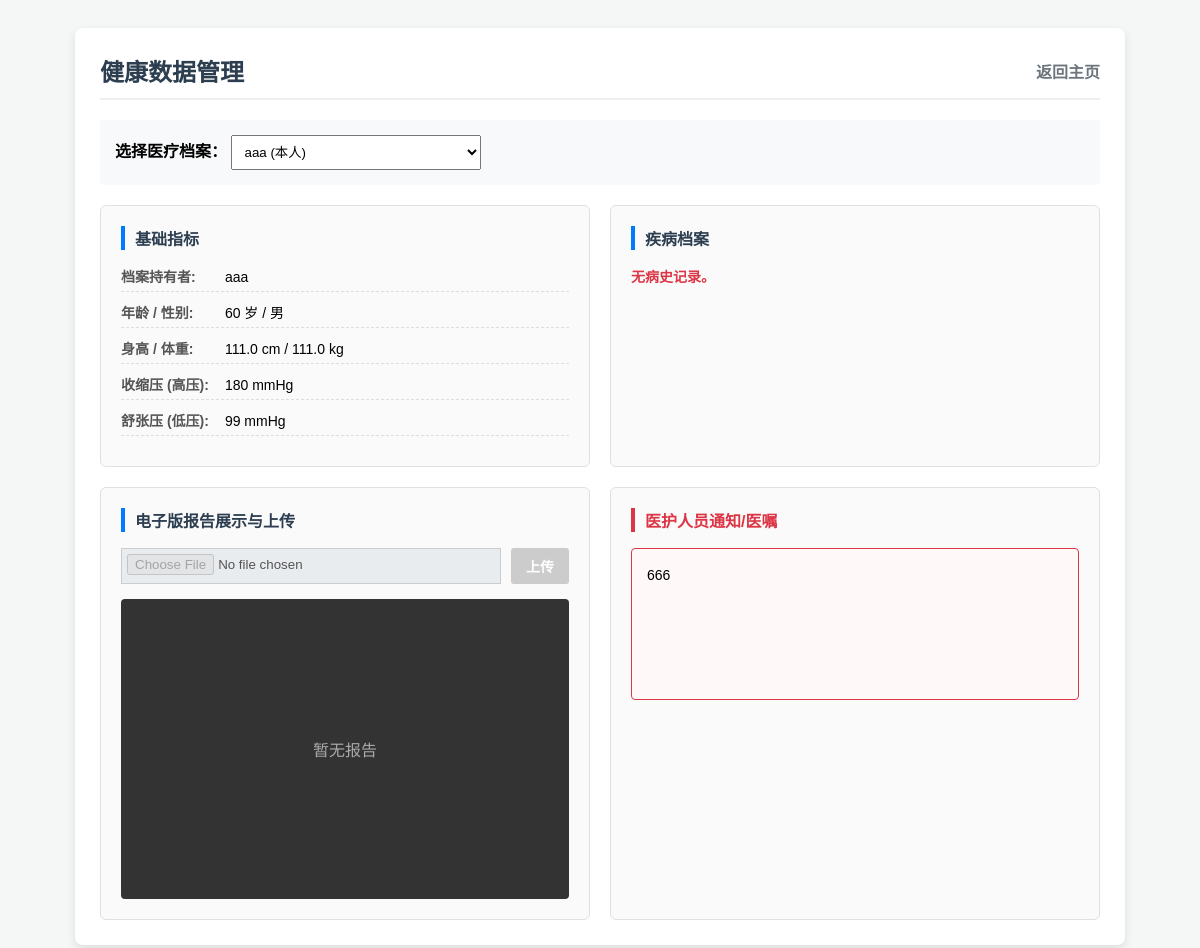
Screenshot of /user_health_data (signed in) with the database file from the repository.
### models.py (models this page shows, shortened)
class FamilyMember(db.Model):
    id = db.Column(db.Integer, primary_key=True)
    user_id = db.Column(db.Integer, db.ForeignKey('user.id'), nullable=False)
    name = db.Column(db.String(50), nullable=False)
    relation = db.Column(db.String(20), nullable=False)
    gender = db.Column(db.String(10), nullable=False)
    phone = db.Column(db.String(20), nullable=True)
    age = db.Column(db.Integer, nullable=True)
    province = db.Column(db.String(50), nullable=True)
    city = db.Column(db.String(50), nullable=True)
    community = db.Column(db.String(100), nullable=True)
    address = db.Column(db.String(200), nullable=True)
    height = db.Column(db.Float, nullable=True)
    weight = db.Column(db.Float, nullable=True)
    blood_pressure_systolic = db.Column(db.Integer, nullable=True)
    blood_pressure_diastolic = db.Column(db.Integer, nullable=True)
    disease_info = db.Column(db.Text, nullable=True)
    is_public_health_risk = db.Column(db.Boolean, default=False)
    admin_advice = db.Column(db.Text, nullable=True)
    medical_reports = db.relationship('MedicalReport', backref='member', lazy=True, cascade="all, delete-orphan")

class User(db.Model):
    id = db.Column(db.Integer, primary_key=True)
    phone = db.Column(db.String(20), unique=True, nullable=False)
    password_hash = db.Column(db.String(128), nullable=False)
    name = db.Column(db.String(50), nullable=True)
    gender = db.Column(db.String(10), nullable=True)
    province = db.Column(db.String(50), nullable=True)
    city = db.Column(db.String(50), nullable=True)
    community = db.Column(db.String(100), nullable=True)
    address = db.Column(db.String(200), nullable=True)
    height = db.Column(db.Float, nullable=True)
    weight = db.Column(db.Float, nullable=True)
    blood_type = db.Column(db.String(10), nullable=True)
    is_info_complete = db.Column(db.Boolean, default=False)
    is_frozen = db.Column(db.Boolean, default=False)
    frozen_by_name = db.Column(db.String(50), nullable=True)
    frozen_by_role = db.Column(db.String(20), nullable=True)
    is_locked = db.Column(db.Boolean, default=False)
    locked_by_name = db.Column(db.String(50), nullable=True)
    locked_by_role = db.Column(db.String(20), nullable=True)
    family_members = db.relationship('FamilyMember', backref='user', lazy=True, cascade="all, delete-orphan")
    managers = db.relationship('Admin', secondary=user_admin_m2m, backref=db.backref('managed_users', lazy=True))
    reports = db.relationship('PublicHealthEvent', backref='reporter', lazy=True)

### app.py (the view)
@app.route('/user_health_data', methods=['GET'])
def user_health_data():
    if 'user_id' not in session: return redirect(url_for('login'))
    user = db.session.get(User, session['user_id'])
    member_id = request.args.get('member_id')
    selected_member = db.session.get(FamilyMember, member_id) if member_id else (
        user.family_members[0] if user.family_members else None)
    return render_template('user_health_data.html', user=user, selected_member=selected_member)

### app.py (called while the page is built, shortened)
@app.before_request
def enforce_readonly_lock():
    if request.method == 'POST' and 'user_id' in session:
        allowed_routes = ['logout', 'risk_assessment']
        if request.endpoint in allowed_routes:
            return None
        user = db.session.get(User, session['user_id'])
        if user and user.is_locked:
            flash('您的数据已被锁定，无法进行修改。')
            return redirect(request.referrer or url_for('user_dashboard'))

@app.context_processor
def inject_global_data():
    role = session.get('role')
    return dict()

### templates/user_health_data.html (shortened to what this page needs)
<!DOCTYPE html>
<html lang="zh-CN">
<head>
</head>
<body>
<div class="container">
    <div class="header">
        <h2 style="margin:0; color:#2c3e50;">健康数据管理</h2>
        <a href="/user_dashboard" style="color:#6c757d; font-weight:bold; text-decoration:none;">返回主页</a>
    </div>
    <form method="GET" style="margin-bottom: 20px; background: #f8f9fa; padding: 15px; border-radius: 4px;">
        <label style="font-weight: bold;">选择医疗档案：</label>
        <select name="member_id" onchange="this.form.submit()" style="padding: 8px; width: 250px;">
            {% for m in user.family_members %}
            <option value="{{ m.id }}" {% if selected_member and selected_member.id == m.id %}selected{% endif %}>{{ m.name }} ({{ m.relation }})</option>
            {% endfor %}
        </select>
    </form>
    {% if selected_member %}
    <div class="grid-layout">
        <div class="panel">
            <h3 class="panel-title">基础指标</h3>
            <div class="info-row"><span class="info-label">档案持有者:</span> {{ selected_member.name }}</div>
            <div class="info-row"><span class="info-label">年龄 / 性别:</span> {{ selected_member.age or '-' }} 岁 / {{ selected_member.gender }}</div>
            <div class="info-row"><span class="info-label">身高 / 体重:</span> {{ selected_member.height or '-' }} cm / {{ selected_member.weight or '-' }} kg</div>
            <div class="info-row"><span class="info-label">收缩压 (高压):</span> {{ selected_member.blood_pressure_systolic or '-' }} mmHg</div>
            <div class="info-row"><span class="info-label">舒张压 (低压):</span> {{ selected_member.blood_pressure_diastolic or '-' }} mmHg</div>
        </div>
        <div class="panel">
            <h3 class="panel-title">疾病档案</h3>
            <div style="font-size: 14px; color: #dc3545; font-weight: bold; white-space: pre-wrap; line-height: 1.6;">{{ selected_member.disease_info if selected_member.disease_info else '无病史记录。' }}</div>
        </div>
        <div class="panel">
            <h3 class="panel-title">电子版报告展示与上传</h3>
            <form method="POST" action="/upload_medical_report" enctype="multipart/form-data" style="margin-top: 15px; display: flex; gap: 10px;">
                <input type="file" name="report_file" accept="image/*" required style="flex-grow:1; border:1px solid #ccc; padding:5px;" {% if user.is_locked %}disabled{% endif %}>
                <button type="submit" class="btn-sm" style="background:#28a745;" {% if user.is_locked %}disabled{% endif %}>上传</button>
            </form>
            {% set reports = selected_member.medical_reports|sort(attribute='upload_time', reverse=True) %}
            <div class="viewer-container">
                {% if reports %}
                    <img id="reportViewer" src="{{ url_for('static', filename=reports[0].file_path) }}" class="viewer-img">
                    <button class="viewer-ctrl ctrl-prev" onclick="changeImage(-1)">◀</button>
                    <button class="viewer-ctrl ctrl-next" onclick="changeImage(1)">▶</button>
                {% else %}
                    <span style="color:#aaa;">暂无报告</span>
                {% endif %}
            </div>
        </div>
        <div class="panel">
            <h3 class="panel-title" style="border-left-color:#dc3545; color:#dc3545;">医护人员通知/医嘱</h3>
            <div class="advice-box" style="height: 120px; background:#fff8f8; border-color:#dc3545;">
                {{ selected_member.admin_advice if selected_member.admin_advice else '暂无医嘱。' }}
            </div>
        </div>
    </div>
    {% endif %}
</div>
</body>
</html>

### templates/user_health_data.html (style rules this page uses)
body { font-family: Arial, sans-serif; background-color: #f4f7f6; padding: 20px; }
.container { background: white; padding: 25px; border-radius: 8px; max-width: 1000px; margin: 0 auto; box-shadow: 0 4px 10px rgba(0,0,0,0.1); }
.header { display: flex; justify-content: space-between; align-items: center; border-bottom: 2px solid #eee; padding-bottom: 10px; margin-bottom: 20px; }
.btn-sm { padding: 8px 15px; border: none; border-radius: 3px; color: white; cursor: pointer; text-decoration: none; font-size: 14px; font-weight: bold; }
.grid-layout { display: grid; grid-template-columns: 1fr 1fr; gap: 20px; margin-top: 20px; }
.panel { border: 1px solid #e0e0e0; padding: 20px; border-radius: 6px; background: #fafafa; }
.panel-title { font-size: 16px; font-weight: bold; color: #2c3e50; border-left: 4px solid #007bff; padding-left: 10px; margin-top: 0; }
.info-row { margin-bottom: 10px; font-size: 14px; border-bottom: 1px dashed #ddd; padding-bottom: 5px; }
.info-label { font-weight: bold; color: #555; display: inline-block; width: 100px; }
.viewer-container { width: 100%; height: 300px; background: #333; display: flex; align-items: center; justify-content: center; position: relative; border-radius: 4px; overflow: hidden; margin-top: 15px; }
.advice-box { height: 200px; overflow-y: auto; background: #fff; border: 1px solid #ccc; padding: 15px; border-radius: 4px; font-size: 14px; line-height: 1.6; margin-bottom: 15px; }
button:disabled { background-color: #ccc !important; cursor: not-allowed; }
input:disabled { background-color: #e9ecef; cursor: not-allowed; }

### rows the page displays
FamilyMember: name "aaa", age "60", gender "男", height "111.0", weight "111.0", blood_pressure_systolic "180", blood_pressure_diastolic "99", disease_info "无病史记录。", admin_advice "666"

### other values shown
form field member_id "aaa (本人)"
